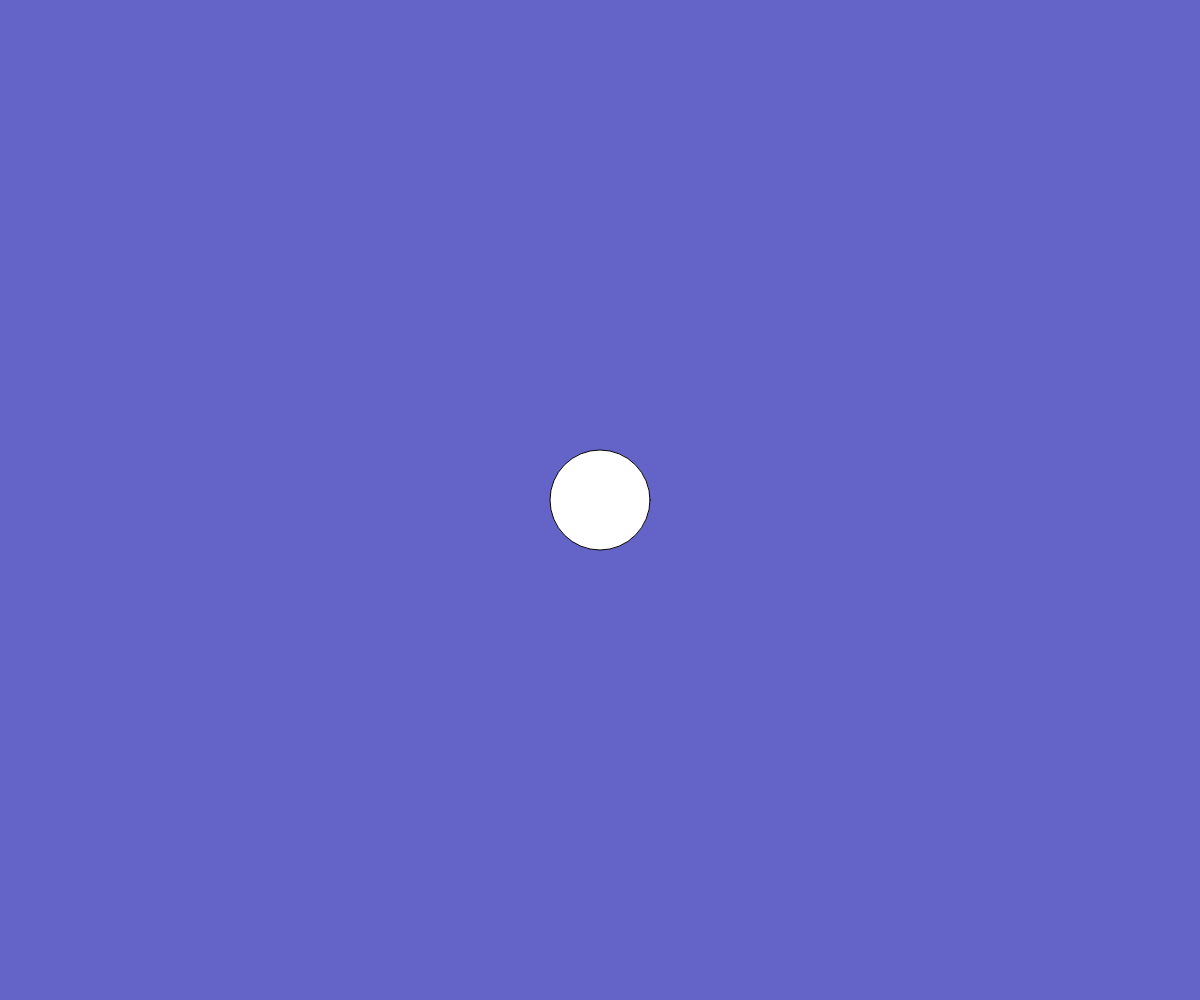
Frame 1 (no input)
Frame 60 (no input): identical to frame 1, image omitted
Frame 120 (the mouse pressed at the canvas centre since frame 60): identical to frame 1, image omitted

The p5.js sketch that drew this single still picture (run headless with seeded random() and noise() and a simulated clock; from frame 60 on, the mouse is pressed at the canvas centre):

// p5.js sketch
// ── sketch.js
function setup() {
  // put setup code here
  createCanvas(windowWidth, windowHeight);
}

function draw() {
  // put drawing code here
  background(100, 100, 200);
  circle(width / 2, height / 2, 100);
}
